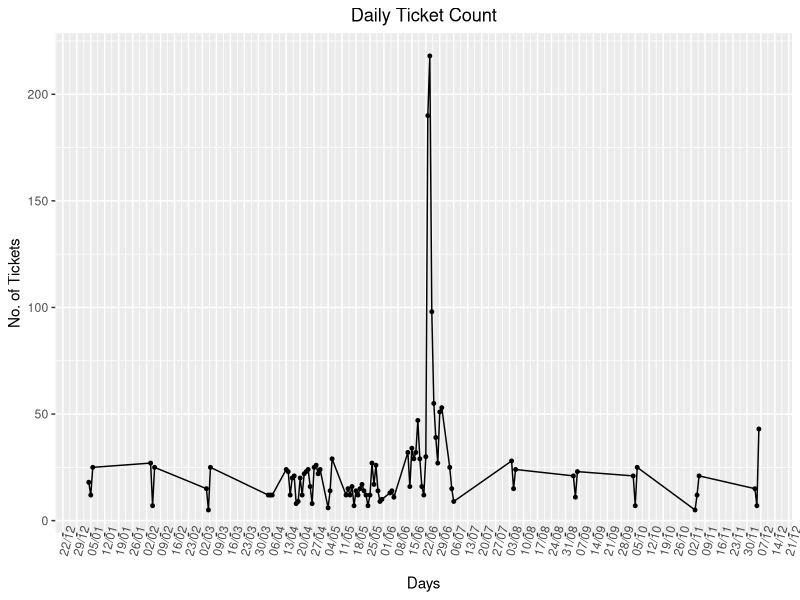
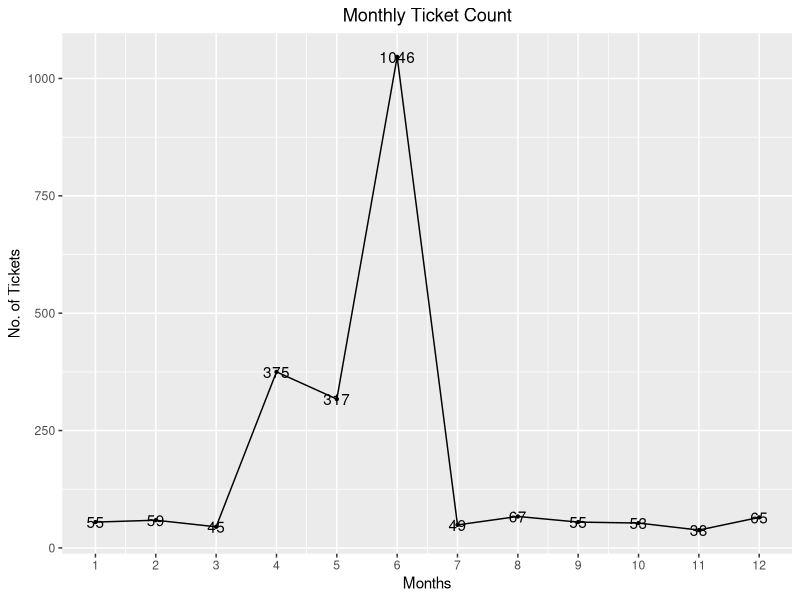
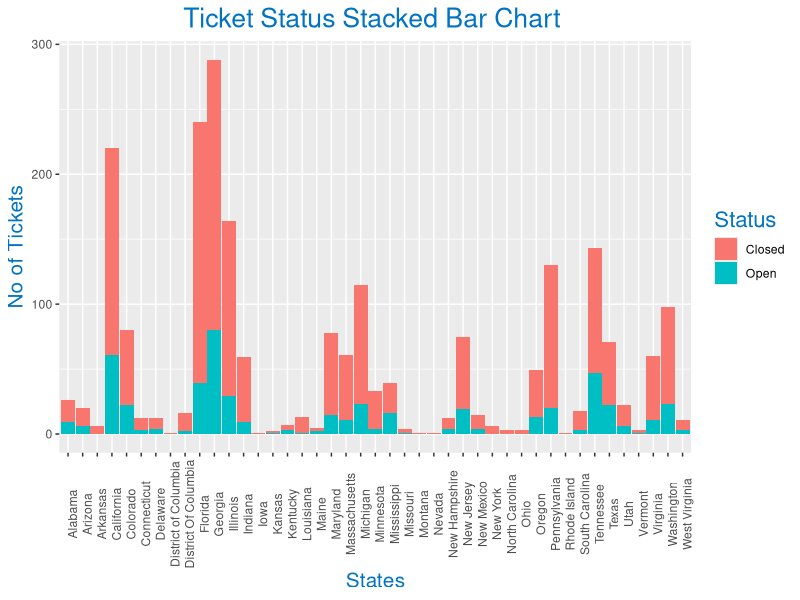
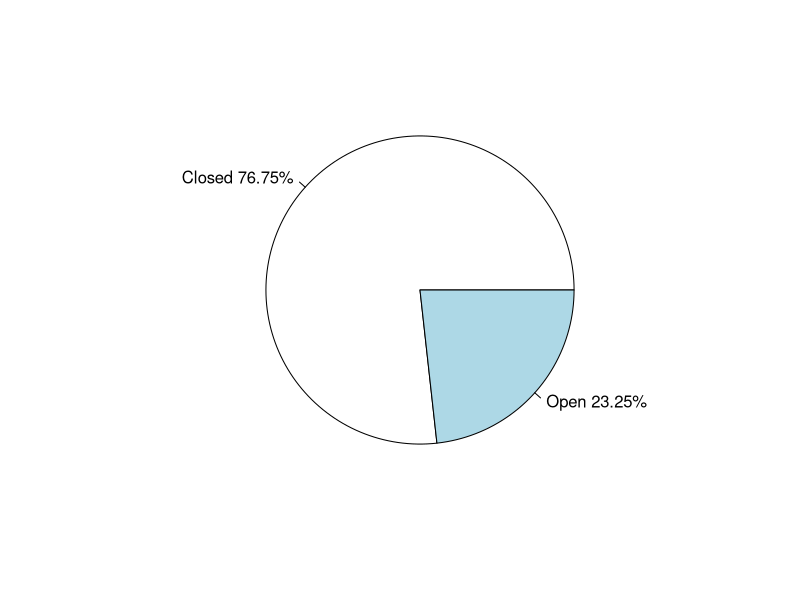

Write R code to recreate these figures, in order.
#Importing necessary packages
library(dplyr)
library(ggplot2)
library(lubridate)

#Importing Comcast Dataset
comcast_data<- read.csv("Comcast Telecom Complaints data.csv",header = TRUE)
View(comcast_data)


#Manipulating Field Names
names(comcast_data)<-gsub(pattern = '\\.',replacement = "",x=names(comcast_data))
names(comcast_data)
View(comcast_data)


#Processing Date
comcast_data$Date<- dmy(comcast_data$Date)
View(comcast_data)

#Now we need to get the complaints on a daily level basis and plot a trend chart for it.

ans<-comcast_data %>% group_by(Date) %>% summarize(NumOfComplaints=n())

#Plotting for daily granularity level
ggplot(data = ans,aes(as.POSIXct(Date),NumOfComplaints))+
  geom_line()+
  geom_point(size = 1)+
  scale_x_datetime(breaks = "1 weeks",date_labels = "%d/%m")+
  labs(title = "Daily Ticket Count",x= "Days",y ="No. of Tickets")+
  theme(axis.text.x = element_text(angle = 75),
        plot.title = element_text(hjust = 0.5))

#Now we need to get the complaints on a monthly level basis and plot a trend chart for it.

#Making month field
comcast_data$Month<-months(comcast_data$Date)
ans1<-comcast_data %>% group_by(Month =as.integer(month(Date))) %>% summarize(NumOfComplaints=n()) %>% arrange(desc(NumOfComplaints))

#Plotting for monthly granularity level
ggplot(data = ans1,aes(Month,NumOfComplaints,label = NumOfComplaints))+
  geom_line()+
  geom_point(size = 0.8)+
  geom_text()+
  scale_x_continuous(breaks = ans1$Month)+
  labs(title = "Monthly Ticket Count",x= "Months",y ="No. of Tickets")+
  theme(plot.title = element_text(hjust = 0.5))


#INSIGHTS:- From the above trend chart, we can clearly see that complaints for the month of June is 1046 which is maximum.


#Now we need to make a frequency table basis the complaint types.


# Complaint Type Processing
network_tickets<- contains(comcast_data$CustomerComplaint,match = 'network',ignore.case = T)
internet_tickets<- contains(comcast_data$CustomerComplaint,match = 'internet',ignore.case = T)
billing_tickets<- contains(comcast_data$CustomerComplaint,match = 'bill',ignore.case = T)
email_tickets<- contains(comcast_data$CustomerComplaint,match = 'email',ignore.case = T)
charges_ticket<- contains(comcast_data$CustomerComplaint,match = 'charge',ignore.case = T)

comcast_data$ComplaintType[internet_tickets]<- "Internet"
comcast_data$ComplaintType[network_tickets]<- "Network"
comcast_data$ComplaintType[billing_tickets]<- "Billing"
comcast_data$ComplaintType[email_tickets]<- "Email"
comcast_data$ComplaintType[charges_ticket]<- "Charges"
comcast_data$ComplaintType[-c(internet_tickets,network_tickets,
                              billing_tickets,charges_ticket,email_tickets)]<- "Others"
table(comcast_data$ComplaintType)



#INSIGHTS:- From the above table we can see that the Internet type complaints are maximum.


#Now we need to make a new categorical variable for Complaint Status.

open_complaints<-(comcast_data$Status == 'Open' | comcast_data$Status == 'Pending')
closed_complaints<-(comcast_data$Status == 'Closed' | comcast_data$Status == 'Solved')
comcast_data$ComplaintStatus[open_complaints]<-'Open'
comcast_data$ComplaintStatus[closed_complaints]<-'Closed'

#Now we need to plot state wise status of complaints in a stacked bar chart.

stack<-table(comcast_data$ComplaintStatus,comcast_data$State)
stack
comcast_data<- group_by(comcast_data,State,ComplaintStatus)
chart_data<- summarise(comcast_data,Count = n())

#Plotting on stacked bar chart
ggplot(as.data.frame(chart_data) ,mapping = aes(State,Count))+
  geom_col(aes(fill = ComplaintStatus),width = 0.95)+
  theme(axis.text.x = element_text(angle = 90),
        axis.title.y = element_text(size = 15),
        axis.title.x = element_text(size = 15),
        title = element_text(size = 16,colour = "#0073C2FF"),
        plot.title = element_text(hjust =  0.5))+
  labs(title = "Ticket Status Stacked Bar Chart ",
       x = "States",y = "No of Tickets",
       fill= "Status")


#INSIGHTS:- From the above chart, we can clearly see that Georgia has maximum complaints.

#Now we need to see which state has maximum unresolved complaints

comcast_data %>% filter(ComplaintStatus=='Open') %>% group_by(State) %>% summarize(NumOfComplaints=n()) %>% arrange(desc(NumOfComplaints))

#Now we want to see the percentage of resolved complaints.

tot<-comcast_data %>% group_by(ComplaintStatus) %>% summarize(NumOfComplaints=n())
tot
slices<-tot$NumOfComplaints
pct<-round((slices/sum(slices)*100),2)
lbls<-paste(tot$ComplaintStatus," ",pct,"%",sep="")

#Plotting pie chart
pie(slices,labels=lbls)

#From the above pie chart we can clearly see that there are total 76.75% Complaints resolved.

int<-comcast_data %>% filter(ReceivedVia=='Internet',ComplaintStatus=='Closed') %>% group_by(ReceivedVia,ComplaintStatus) %>% summarize(NumOfComplaints=n()) 
ccc<-comcast_data %>% filter(ReceivedVia=='Customer Care Call',ComplaintStatus=='Closed') %>% group_by(ReceivedVia,ComplaintStatus) %>% summarize(NumOfComplaints=n()) 
#Percentage of resolved internet Complaints
intpct<-round(int$NumOfComplaints/sum(tot$NumOfComplaints)*100,2)
intpct
#Percentage of resolved Customer Care Call Complaints
cccpct<-round(ccc$NumOfComplaints/sum(tot$NumOfComplaints)*100,2)
cccpct

#INSIGHTS:- From the above output we can see that of the 76.75% resolved Complaints, 37.9% complaints are Internet type while 38.85% are Customer Care Call type.









